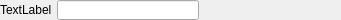
<?xml version="1.0" encoding="UTF-8"?>
<ui version="4.0">
 <class>TextFieldClass</class>
 <widget class="QWidget" name="TextFieldClass">
  <property name="geometry">
   <rect>
    <x>0</x>
    <y>0</y>
    <width>341</width>
    <height>20</height>
   </rect>
  </property>
  <property name="minimumSize">
   <size>
    <width>0</width>
    <height>20</height>
   </size>
  </property>
  <property name="maximumSize">
   <size>
    <width>16777215</width>
    <height>20</height>
   </size>
  </property>
  <property name="windowTitle">
   <string>TextField</string>
  </property>
  <layout class="QHBoxLayout" name="horizontalLayout">
   <property name="spacing">
    <number>0</number>
   </property>
   <property name="leftMargin">
    <number>0</number>
   </property>
   <property name="topMargin">
    <number>0</number>
   </property>
   <property name="rightMargin">
    <number>0</number>
   </property>
   <property name="bottomMargin">
    <number>0</number>
   </property>
   <item>
    <widget class="QLabel" name="label">
     <property name="text">
      <string>TextLabel</string>
     </property>
    </widget>
   </item>
   <item>
    <spacer name="horizontalSpacer">
     <property name="orientation">
      <enum>Qt::Horizontal</enum>
     </property>
     <property name="sizeType">
      <enum>QSizePolicy::Fixed</enum>
     </property>
     <property name="sizeHint" stdset="0">
      <size>
       <width>5</width>
       <height>0</height>
      </size>
     </property>
    </spacer>
   </item>
   <item>
    <widget class="QLineEdit" name="lineEdit">
     <property name="minimumSize">
      <size>
       <width>50</width>
       <height>0</height>
      </size>
     </property>
     <property name="maximumSize">
      <size>
       <width>200</width>
       <height>16777215</height>
      </size>
     </property>
    </widget>
   </item>
   <item>
    <spacer name="horizontalSpacer_2">
     <property name="orientation">
      <enum>Qt::Horizontal</enum>
     </property>
     <property name="sizeHint" stdset="0">
      <size>
       <width>0</width>
       <height>0</height>
      </size>
     </property>
    </spacer>
   </item>
  </layout>
 </widget>
 <layoutdefault spacing="6" margin="11"/>
 <resources/>
 <connections/>
</ui>
